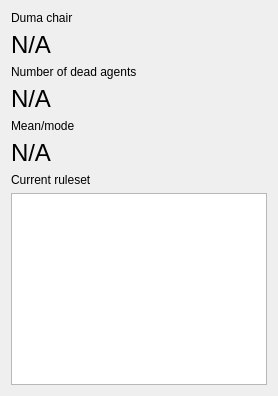
                <widget class="QWidget" name="statsTab">
                 <attribute name="title">
                  <string>Stats</string>
                 </attribute>
                 <layout class="QVBoxLayout" name="verticalLayout_14">
                  <item>
                   <widget class="QLabel" name="label_12">
                    <property name="text">
                     <string>Duma chair</string>
                    </property>
                   </widget>
                  </item>
                  <item>
                   <widget class="QLabel" name="label_13">
                    <property name="font">
                     <font>
                      <pointsize>18</pointsize>
                     </font>
                    </property>
                    <property name="text">
                     <string>N/A</string>
                    </property>
                   </widget>
                  </item>
                  <item>
                   <widget class="QLabel" name="label_14">
                    <property name="text">
                     <string>Number of dead agents</string>
                    </property>
                   </widget>
                  </item>
                  <item>
                   <widget class="QLabel" name="label_15">
                    <property name="font">
                     <font>
                      <pointsize>18</pointsize>
                     </font>
                    </property>
                    <property name="text">
                     <string>N/A</string>
                    </property>
                   </widget>
                  </item>
                  <item>
                   <widget class="QLabel" name="label_8">
                    <property name="text">
                     <string>Mean/mode</string>
                    </property>
                   </widget>
                  </item>
                  <item>
                   <widget class="QLabel" name="label_9">
                    <property name="font">
                     <font>
                      <pointsize>18</pointsize>
                     </font>
                    </property>
                    <property name="text">
                     <string>N/A</string>
                    </property>
                   </widget>
                  </item>
                  <item>
                   <widget class="QLabel" name="label_10">
                    <property name="text">
                     <string>Current ruleset</string>
                    </property>
                   </widget>
                  </item>
                  <item>
                   <widget class="QTextBrowser" name="ruleBrowser"/>
                  </item>
                 </layout>
                </widget>
